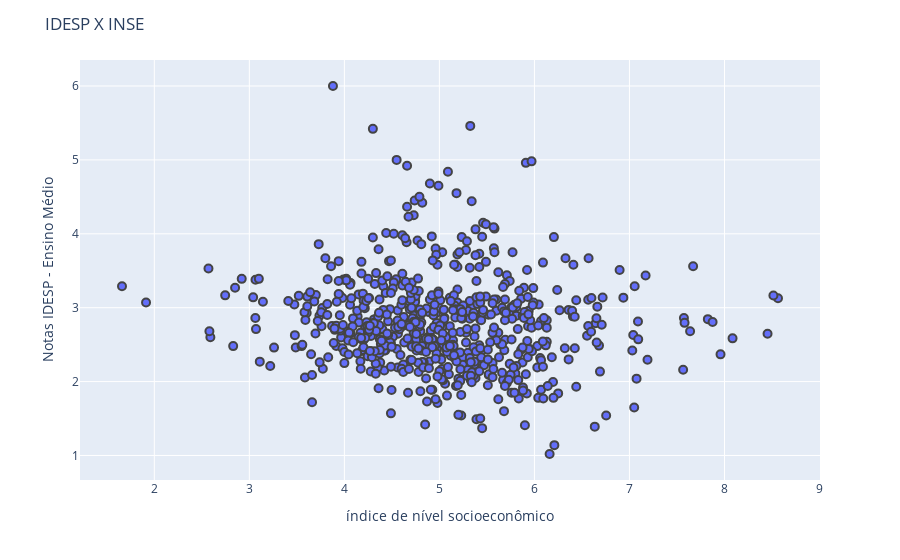

Notebook code for this chart:
### Markdown cell above
Ao plotar um gráfico de dispersão, esperava que os dados seguissem uma tendência de quanto menor fossem os INSE (já que quanto mais próximo de 0 melhor), maior seriam as notas do IDESP. Contudo, não é o que acontece.

### Code cell
#plotando gráfico de dispersão relacionando IDESP e INSE
fig=px.scatter(IDESP_INSE, x = "nivel_socio_economico", y = "nota_idesp_em", labels={"nivel_socio_economico": "INSE", "nota_idesp_em":"IDESP" })
fig.update_traces(marker=dict(size = 8,line = dict(width = 2)),selector=dict(mode = 'markers'))
fig.update_layout(title = 'IDESP X INSE')
fig.update_xaxes(title = 'índice de nível socioeconômico')
fig.update_yaxes(title = 'Notas IDESP - Ensino Médio')
fig.show()

### Figure 1 — Plotly figure (JSON) as saved in the notebook; plotly's stock layout.template omitted (floating-point values rounded to 4 significant figures; data arrays with more than 128 entries replaced by an {"elided": "..."} marker saying what was removed)
{"data": [{"hovertemplate": "INSE=%{x}<br>IDESP=%{y}<extra></extra>", "legendgroup": "", "marker": {"color": "#636efa", "line": {"width": 2}, "size": 8, "symbol": "circle"}, "mode": "markers", "name": "", "orientation": "v", "showlegend": false, "type": "scatter", "x": {"elided": "644 float values"}, "xaxis": "x", "y": {"elided": "644 float values"}, "yaxis": "y"}], "layout": {"legend": {"tracegroupgap": 0}, "margin": {"t": 60}, "title": {"text": "IDESP X INSE"}, "xaxis": {"anchor": "y", "domain": [0, 1], "title": {"text": "índice de nível socioeconômico"}}, "yaxis": {"anchor": "x", "domain": [0, 1], "title": {"text": "Notas IDESP - Ensino Médio"}}}}
